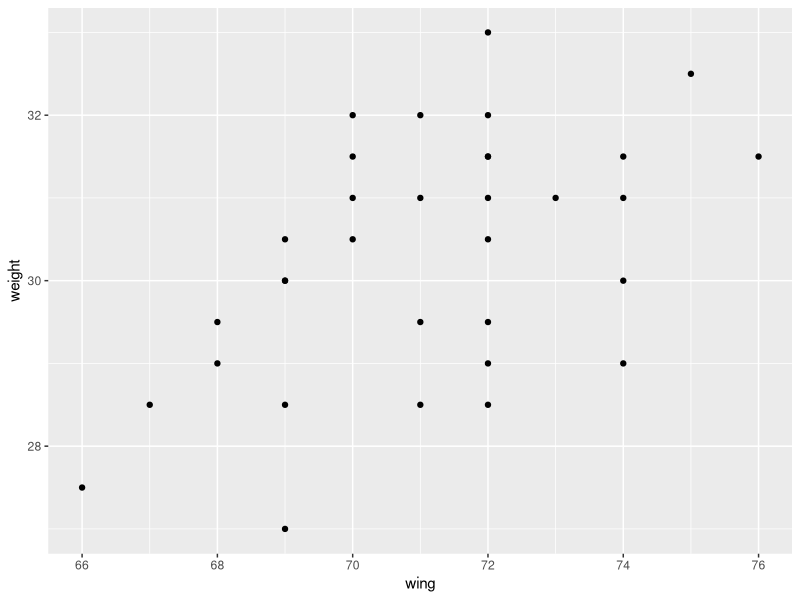
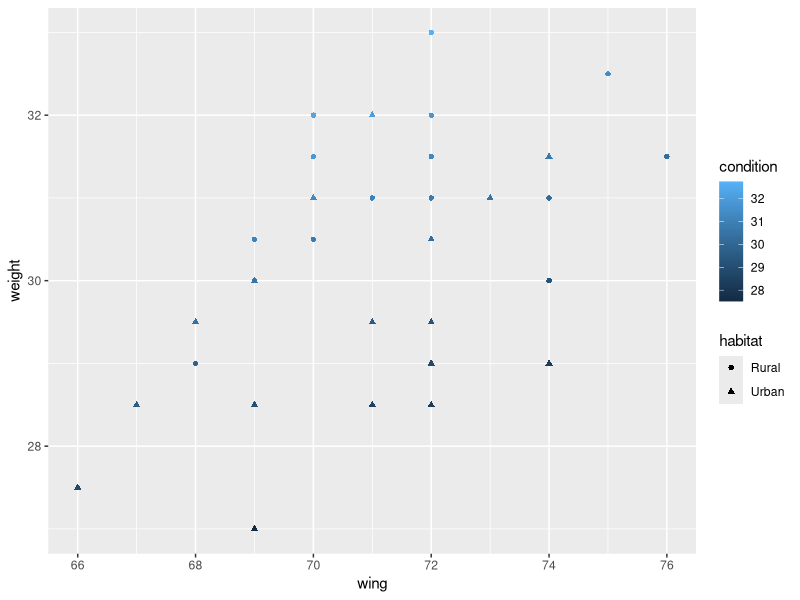

These charts were generated, in order, by the following R code:
## Body condition analysis for WCS territory size study
## Date: June 2022
## Author: Ruth Simberloff (rsimberloff@gmail.com)


# Method
# Scaled Mass Index of body condition, following Peig & Green 2009
# This index is based on residuals from an OLS regression of mass (y) and wing length (x)

# Scaled Mass Index = (body mass measurement)(mean population length / length measurement)^(bSMA)
# bSMA = (slope from OLS regression / Pearson's correlation coefficient r)


### Set up
library(tidyverse)


### Import data
sparrows <- read_csv("condition_data.csv")
glimpse(sparrows)

### visualize how mass scales with wing length

ggplot(sparrows, aes(x = wing, y = weight)) +
  geom_point()


### Calculate bSMA
###### OLS regression
OLSregression <- lm(weight ~ wing, data = sparrows)
OLSslope <- OLSregression$coefficients[2]

###### Pearson's correlation coefficient
cor.coef <- cor(sparrows$weight, sparrows$wing)

###### bSMA calculation
bSMA <- OLSslope/cor.coef

### Calculate L0 (mean population length)
L0 <- mean(sparrows$wing)


### Scaled Mass Index

###### add a "condition" column
sparrows <- sparrows %>%
  mutate(condition = (weight)*(L0/wing)^bSMA)

glimpse(sparrows)


###### visualize
ggplot(sparrows, aes(x = wing, y = weight, color = condition, shape = habitat)) +
  geom_point()
